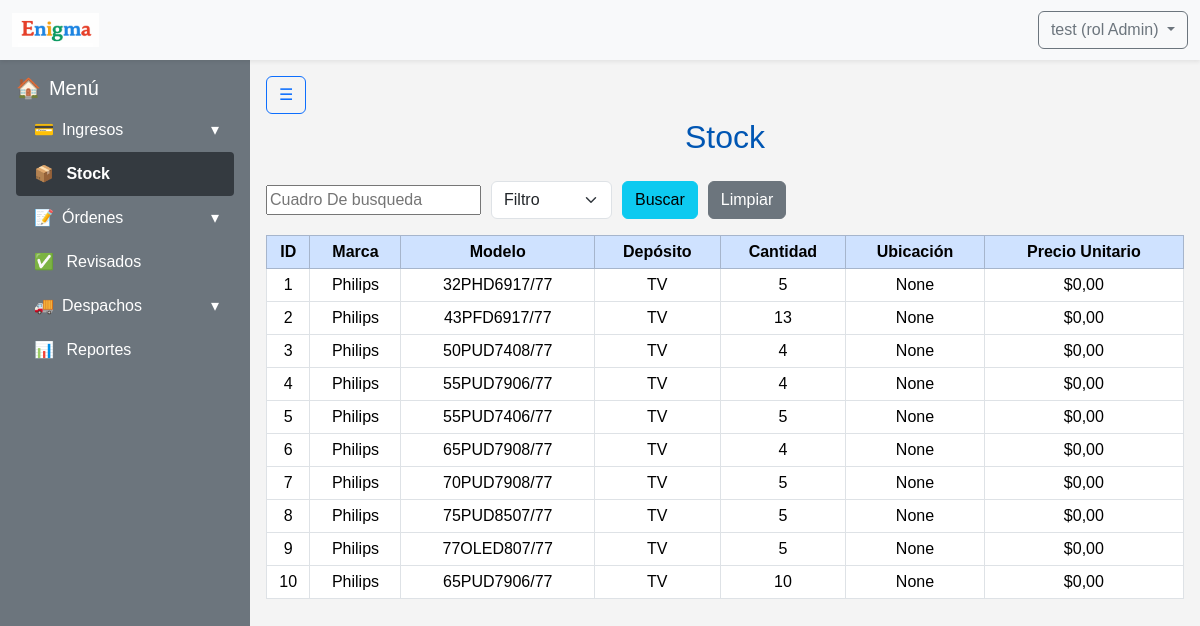
Screenshot of /stock/stock/ (signed in) with the database file from the repository.
### apps/usuarios/models.py (models this page shows, shortened)
class Usuarios(AbstractBaseUser):
    username = models.CharField('Nombre de usuario', unique= True, max_length=60)
    email = models.EmailField('Correo electronico', max_length=254, unique= True)
    nombre = models.CharField(max_length=50)
    apellido = models.CharField(max_length=50)
    rol = models.ForeignKey(Roles, on_delete=models.CASCADE)
    activo = models.BooleanField(default=True)
    is_admin = models.BooleanField(default = False)
    is_superuser = models.BooleanField(default=False)
    is_staff = models.BooleanField(default=False)
    objects = UsuariosManager()
    USERNAME_FIELD = 'username'
    REQUIRED_FIELDS = ['nombre', 'apellido', 'email'] #campos necesarios para crear la cuenta por consola

class Roles(models.Model):
    id = models.AutoField(primary_key=True)
    nombre = models.CharField(max_length=50)
    def __str__(self):
        return self.nombre

### apps/stock/models.py (models this page shows, shortened)
class StockProductos(models.Model):
    id = models.AutoField(primary_key=True)
    producto_id = models.ForeignKey('ingresos.Productos', on_delete=models.CASCADE)
    deposito_id = models.ForeignKey('stock.Depositos', on_delete=models.CASCADE)
    cantidad_total = models.IntegerField()
    ubicacion = models.CharField(max_length=100, blank=True, null=True)
    precio_unitario = models.DecimalField(max_digits=10, decimal_places=2, default=0.00)

class Depositos(models.Model):
    id = models.AutoField(primary_key=True)
    nombre = models.CharField(max_length=50)

### apps/ingresos/models.py (models this page shows, shortened)
class Productos(models.Model):
    id = models.AutoField(primary_key=True)
    marca = models.CharField(max_length=30)
    modelo = models.CharField(max_length=50, unique=True)

### apps/stock/views.py (the view, shortened to what this page needs)
# urls.py: path('stock/', login_required(StockView.as_view()), name="stock"),
class StockView(LoginRequiredMixin, View):
    def get(self, request):
        productos = StockProductos.objects.select_related('producto_id', 'deposito_id').all()
        busqueda = request.GET.get('busqueda')
        filtro = request.GET.get('filtro')
        return render(request, 'stock.html', {
            'productos': productos,
            'show_navbar': True
        })

### apps/stock/templates/stock.html (shortened to what this page needs)
{% extends "base.html" %}
{% block content %}
<h2>Stock</h2>
<form method="get" style="display: flex; gap: 10px; flex-wrap: wrap; align-items: center; margin-bottom: 1rem;">
<input type="text" name="busqueda" placeholder="Cuadro De busqueda" value="{{ request.GET.busqueda }}">
<select name="filtro" class="form-select w-auto">
    <option value="">Filtro</option>
</select>
<button class="btn btn-info" type="submit">Buscar</button>
<a class="btn btn-secondary" href="{% url 'stock' %}">Limpiar</a>
</form>
<table class="table table-bordered table-hover table-sm align-middle text-center w-100">
<thead class="table-primary">
    <tr>
        <th>ID</th>
        <th>Marca</th>
        <th>Modelo</th>
        <th>Depósito</th>
        <th>Cantidad</th>
        <th>Ubicación</th>
        <th>Precio Unitario</th>
    </tr>
</thead>
<tbody>
    {% for producto in productos %}
    <tr>
        <td>{{ producto.id }}</td>
        <td>{{ producto.producto_id.marca }}</td>
        <td>{{ producto.producto_id.modelo }}</td>
        <td>{{ producto.deposito_id.nombre }}</td>
        <td>{{ producto.cantidad_total }}</td>
        <td>{{ producto.ubicacion }}</td>
        <td>${{ producto.precio_unitario }}</td>
    </tr>
    {% empty %}
    <tr>
        <td colspan="7">No se encontraron productos</td>
    </tr>
    {% endfor %}
</tbody>
</table>
{% endblock %}

### templates/includes/header.html (shortened to what this page needs)
{% load static %}
<nav class="navbar navbar-expand-lg navbar-light bg-light shadow-sm">
  <div class="container-fluid">
    <a class="navbar-brand d-flex align-items-center" href="{% url 'core:dashboard' %}">
      <div class="card-header"><img class="logo_form" src="{% static 'img/logo_form.png' %}" alt=""></div>
    </a>
    <div class="d-flex ms-auto">
      {% if user.is_authenticated %}
        <div class="dropdown">
          <a class="btn btn-outline-secondary dropdown-toggle" href="#" role="button" id="dropdownUser" data-bs-toggle="dropdown" aria-expanded="false">
            {{ user.username }} (rol {{ user.rol }})
          </a>
        </div>
      {% else %}
        <a href="{% url 'usuarios:register' %}" class="btn btn-outline-primary me-2">Registrarse</a>
        <a href="{% url 'usuarios:login' %}" class="btn btn-outline-success">Login</a>
      {% endif %}
    </div>
  </div>
</nav>

### static/css/style.css (style rules this page uses)
.card-header > img { height: 34px; }
body { font-family: Arial, sans-serif; background-color: #f4f4f4; color: #333; }
h1, h2 { text-align: center; color: #0056b3; margin-bottom: 25px; }

### rows the page displays
Usuarios: username "test", rol "Admin"
StockProductos: id "1", producto_id.marca "Philips", producto_id.modelo "32PHD6917/77", deposito_id.nombre "TV", cantidad_total "5", ubicacion "None", precio_unitario "0,00"
StockProductos: id "2", producto_id.marca "Philips", producto_id.modelo "43PFD6917/77", deposito_id.nombre "TV", cantidad_total "13", ubicacion "None", precio_unitario "0,00"
StockProductos: id "3", producto_id.marca "Philips", producto_id.modelo "50PUD7408/77", deposito_id.nombre "TV", cantidad_total "4", ubicacion "None", precio_unitario "0,00"
StockProductos: id "4", producto_id.marca "Philips", producto_id.modelo "55PUD7906/77", deposito_id.nombre "TV", cantidad_total "4", ubicacion "None", precio_unitario "0,00"
StockProductos: id "5", producto_id.marca "Philips", producto_id.modelo "55PUD7406/77", deposito_id.nombre "TV", cantidad_total "5", ubicacion "None", precio_unitario "0,00"
StockProductos: id "6", producto_id.marca "Philips", producto_id.modelo "65PUD7908/77", deposito_id.nombre "TV", cantidad_total "4", ubicacion "None", precio_unitario "0,00"
StockProductos: id "7", producto_id.marca "Philips", producto_id.modelo "70PUD7908/77", deposito_id.nombre "TV", cantidad_total "5", ubicacion "None", precio_unitario "0,00"
StockProductos: id "8", producto_id.marca "Philips", producto_id.modelo "75PUD8507/77", deposito_id.nombre "TV", cantidad_total "5", ubicacion "None", precio_unitario "0,00"
StockProductos: id "9", producto_id.marca "Philips", producto_id.modelo "77OLED807/77", deposito_id.nombre "TV", cantidad_total "5", ubicacion "None", precio_unitario "0,00"
StockProductos: id "10", producto_id.marca "Philips", producto_id.modelo "65PUD7906/77", deposito_id.nombre "TV", cantidad_total "10", ubicacion "None", precio_unitario "0,00"
